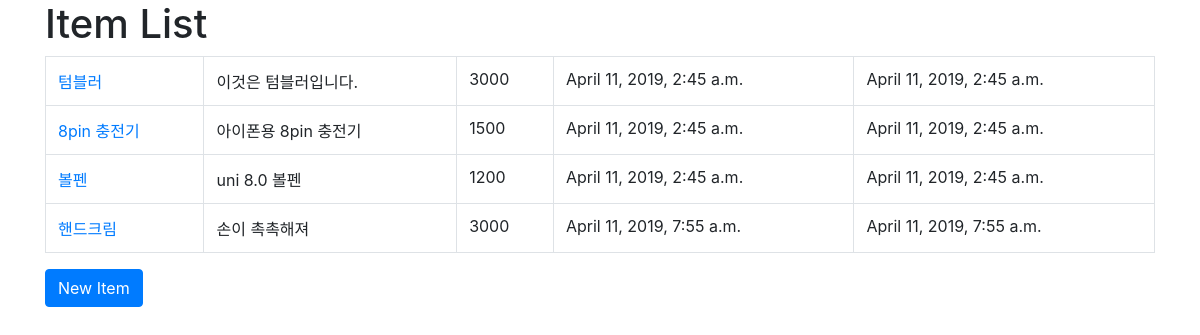
/shop/item/, run on the app's committed database.
### shop/models.py (models this page shows)
class Item(models.Model):
    name = models.CharField(max_length=100)
    desc = models.TextField()
    price = models.PositiveIntegerField()
    created_at = models.DateTimeField(auto_now_add=True)
    updated_at = models.DateTimeField(auto_now=True)

### shop/views.py (the view)
# urls.py: path('item/', views.item_list),
def item_list(request):
    qs = Item.objects.all()  # QuerySet 타입
    return render(request, 'shop/item_list.html', {
        'item_list': qs,
    })

### shop/templates/shop/item_list.html
<link rel="stylesheet" href="https://stackpath.bootstrapcdn.com/bootstrap/4.3.1/css/bootstrap.min.css" />
<div class="container">
    <div class="row">
        <div class="col-sm-12">
            <h1>Item List</h1>
            <table class="table table-bordered table-hover">
            {% for item in item_list %}
                <tr>
                    <td>
                        <a href="/shop/{{ item.pk }}/">
                            {{ item.name }}
                        </a>
                    </td>
                    <td>{{ item.desc }}</td>
                    <td>{{ item.price }}</td>
                    <td>{{ item.created_at }}</td>
                    <td>{{ item.updated_at }}</td>
                </tr>
            {% endfor %}
            </table>
            <a href="#" class="btn btn-primary">New Item</a>
        </div>
    </div>
</div>

### data on the page
Item: name "텀블러", desc "이것은 텀블러입니다.", price "3000", created_at "April 11, 2019, 2:45 a.m.", updated_at "April 11, 2019, 2:45 a.m."
Item: name "8pin 충전기", desc "아이폰용 8pin 충전기", price "1500", created_at "April 11, 2019, 2:45 a.m.", updated_at "April 11, 2019, 2:45 a.m."
Item: name "볼펜", desc "uni 8.0 볼펜", price "1200", created_at "April 11, 2019, 2:45 a.m.", updated_at "April 11, 2019, 2:45 a.m."
Item: name "핸드크림", desc "손이 촉촉해져", price "3000", created_at "April 11, 2019, 7:55 a.m.", updated_at "April 11, 2019, 7:55 a.m."
